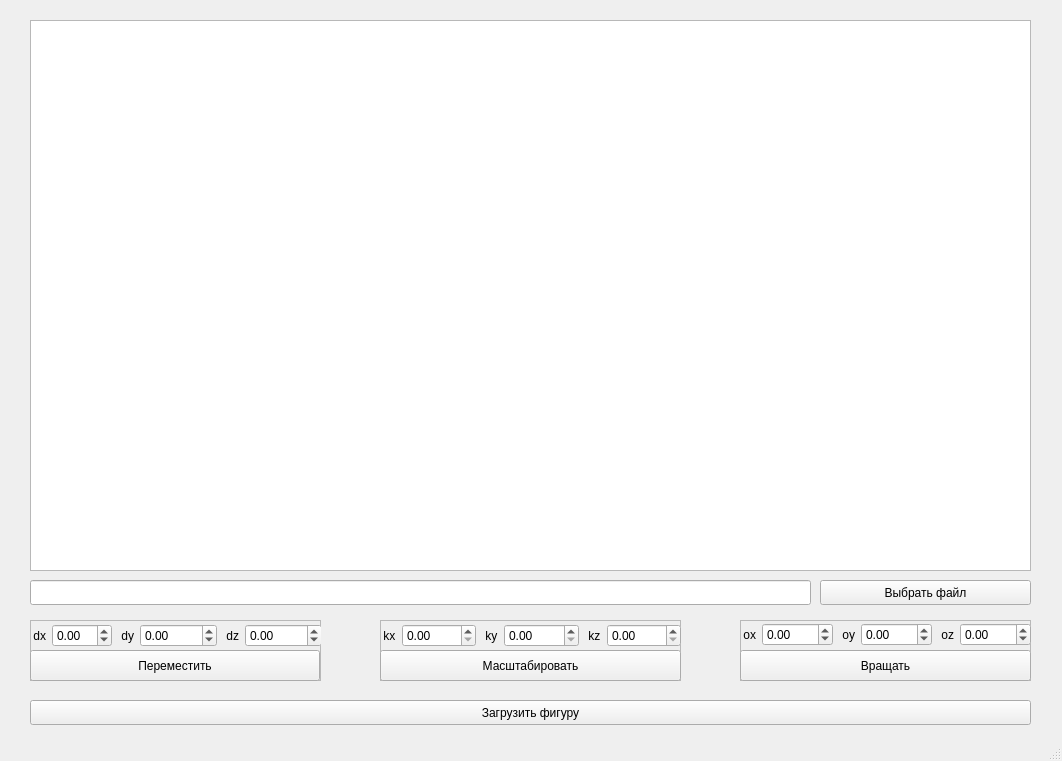
<?xml version="1.0" encoding="UTF-8"?>
<ui version="4.0">
 <class>MainWindow</class>
 <widget class="QMainWindow" name="MainWindow">
  <property name="geometry">
   <rect>
    <x>0</x>
    <y>0</y>
    <width>1062</width>
    <height>761</height>
   </rect>
  </property>
  <property name="sizePolicy">
   <sizepolicy hsizetype="Preferred" vsizetype="Preferred">
    <horstretch>0</horstretch>
    <verstretch>0</verstretch>
   </sizepolicy>
  </property>
  <property name="windowTitle">
   <string>MainWindow</string>
  </property>
  <widget class="QWidget" name="centralwidget">
   <widget class="QGraphicsView" name="graphicsView">
    <property name="geometry">
     <rect>
      <x>30</x>
      <y>20</y>
      <width>1001</width>
      <height>551</height>
     </rect>
    </property>
   </widget>
   <widget class="QPushButton" name="load_button">
    <property name="geometry">
     <rect>
      <x>30</x>
      <y>700</y>
      <width>1001</width>
      <height>25</height>
     </rect>
    </property>
    <property name="text">
     <string>Загрузить фигуру</string>
    </property>
   </widget>
   <widget class="QFrame" name="frame">
    <property name="geometry">
     <rect>
      <x>30</x>
      <y>620</y>
      <width>291</width>
      <height>61</height>
     </rect>
    </property>
    <property name="frameShape">
     <enum>QFrame::StyledPanel</enum>
    </property>
    <property name="frameShadow">
     <enum>QFrame::Raised</enum>
    </property>
    <widget class="QPushButton" name="move_button">
     <property name="geometry">
      <rect>
       <x>0</x>
       <y>30</y>
       <width>290</width>
       <height>31</height>
      </rect>
     </property>
     <property name="text">
      <string>Переместить</string>
     </property>
    </widget>
    <widget class="QWidget" name="gridLayoutWidget">
     <property name="geometry">
      <rect>
       <x>0</x>
       <y>0</y>
       <width>291</width>
       <height>31</height>
      </rect>
     </property>
     <layout class="QGridLayout" name="gridLayout">
      <item row="0" column="5">
       <widget class="QLabel" name="label_3">
        <property name="text">
         <string> dz</string>
        </property>
       </widget>
      </item>
      <item row="0" column="6">
       <widget class="QDoubleSpinBox" name="dz_box">
        <property name="minimum">
         <double>-99999999999999991611392.000000000000000</double>
        </property>
        <property name="maximum">
         <double>10000000000000000.000000000000000</double>
        </property>
       </widget>
      </item>
      <item row="0" column="4">
       <widget class="QDoubleSpinBox" name="dy_box">
        <property name="minimum">
         <double>-10000000000000000000000.000000000000000</double>
        </property>
        <property name="maximum">
         <double>10000000000000000000000.000000000000000</double>
        </property>
       </widget>
      </item>
      <item row="0" column="1">
       <widget class="QDoubleSpinBox" name="dx_box">
        <property name="sizePolicy">
         <sizepolicy hsizetype="Fixed" vsizetype="Fixed">
          <horstretch>0</horstretch>
          <verstretch>0</verstretch>
         </sizepolicy>
        </property>
        <property name="maximumSize">
         <size>
          <width>60</width>
          <height>16777215</height>
         </size>
        </property>
        <property name="minimum">
         <double>-10000000000000000.000000000000000</double>
        </property>
        <property name="maximum">
         <double>10000000000000000.000000000000000</double>
        </property>
       </widget>
      </item>
      <item row="0" column="0">
       <widget class="QLabel" name="label">
        <property name="text">
         <string> dx</string>
        </property>
       </widget>
      </item>
      <item row="0" column="2" colspan="2">
       <widget class="QLabel" name="label_2">
        <property name="maximumSize">
         <size>
          <width>50</width>
          <height>16777215</height>
         </size>
        </property>
        <property name="text">
         <string> dy</string>
        </property>
       </widget>
      </item>
     </layout>
    </widget>
   </widget>
   <widget class="QFrame" name="frame_2">
    <property name="geometry">
     <rect>
      <x>380</x>
      <y>620</y>
      <width>301</width>
      <height>61</height>
     </rect>
    </property>
    <property name="frameShape">
     <enum>QFrame::StyledPanel</enum>
    </property>
    <property name="frameShadow">
     <enum>QFrame::Raised</enum>
    </property>
    <widget class="QPushButton" name="scale_button">
     <property name="geometry">
      <rect>
       <x>0</x>
       <y>30</y>
       <width>301</width>
       <height>31</height>
      </rect>
     </property>
     <property name="text">
      <string>Масштабировать</string>
     </property>
    </widget>
    <widget class="QWidget" name="gridLayoutWidget_2">
     <property name="geometry">
      <rect>
       <x>0</x>
       <y>0</y>
       <width>301</width>
       <height>31</height>
      </rect>
     </property>
     <layout class="QGridLayout" name="gridLayout_2">
      <item row="0" column="4">
       <widget class="QLabel" name="label_6">
        <property name="text">
         <string> kz</string>
        </property>
       </widget>
      </item>
      <item row="0" column="3">
       <widget class="QDoubleSpinBox" name="ky_box">
        <property name="minimum">
         <double>0.000000000000000</double>
        </property>
        <property name="maximum">
         <double>10000000000000000000000.000000000000000</double>
        </property>
       </widget>
      </item>
      <item row="0" column="0">
       <widget class="QLabel" name="label_4">
        <property name="text">
         <string> kx</string>
        </property>
       </widget>
      </item>
      <item row="0" column="1">
       <widget class="QDoubleSpinBox" name="kx_box">
        <property name="minimum">
         <double>0.000000000000000</double>
        </property>
        <property name="maximum">
         <double>10000000000000000.000000000000000</double>
        </property>
       </widget>
      </item>
      <item row="0" column="2">
       <widget class="QLabel" name="label_5">
        <property name="text">
         <string> ky</string>
        </property>
       </widget>
      </item>
      <item row="0" column="5">
       <widget class="QDoubleSpinBox" name="kz_box">
        <property name="minimum">
         <double>0.000000000000000</double>
        </property>
        <property name="maximum">
         <double>10000000000000000.000000000000000</double>
        </property>
       </widget>
      </item>
     </layout>
    </widget>
   </widget>
   <widget class="QFrame" name="frame_3">
    <property name="geometry">
     <rect>
      <x>740</x>
      <y>620</y>
      <width>291</width>
      <height>61</height>
     </rect>
    </property>
    <property name="frameShape">
     <enum>QFrame::StyledPanel</enum>
    </property>
    <property name="frameShadow">
     <enum>QFrame::Raised</enum>
    </property>
    <widget class="QPushButton" name="rotate_button">
     <property name="geometry">
      <rect>
       <x>0</x>
       <y>30</y>
       <width>291</width>
       <height>31</height>
      </rect>
     </property>
     <property name="text">
      <string>Вращать</string>
     </property>
    </widget>
    <widget class="QWidget" name="gridLayoutWidget_4">
     <property name="geometry">
      <rect>
       <x>0</x>
       <y>-1</y>
       <width>291</width>
       <height>31</height>
      </rect>
     </property>
     <layout class="QGridLayout" name="gridLayout_4">
      <item row="0" column="4">
       <widget class="QLabel" name="label_10">
        <property name="text">
         <string> oz</string>
        </property>
       </widget>
      </item>
      <item row="0" column="3">
       <widget class="QDoubleSpinBox" name="oy_box">
        <property name="minimum">
         <double>-10000000000000000000000.000000000000000</double>
        </property>
        <property name="maximum">
         <double>10000000000000000000000.000000000000000</double>
        </property>
       </widget>
      </item>
      <item row="0" column="0">
       <widget class="QLabel" name="label_11">
        <property name="text">
         <string> ox</string>
        </property>
       </widget>
      </item>
      <item row="0" column="1">
       <widget class="QDoubleSpinBox" name="ox_box">
        <property name="minimum">
         <double>-10000000000000000.000000000000000</double>
        </property>
        <property name="maximum">
         <double>10000000000000000.000000000000000</double>
        </property>
       </widget>
      </item>
      <item row="0" column="2">
       <widget class="QLabel" name="label_12">
        <property name="text">
         <string> oy</string>
        </property>
       </widget>
      </item>
      <item row="0" column="5">
       <widget class="QDoubleSpinBox" name="oz_box">
        <property name="minimum">
         <double>-99999999999999991611392.000000000000000</double>
        </property>
        <property name="maximum">
         <double>10000000000000000.000000000000000</double>
        </property>
       </widget>
      </item>
     </layout>
    </widget>
   </widget>
   <widget class="QLineEdit" name="path_line">
    <property name="geometry">
     <rect>
      <x>30</x>
      <y>580</y>
      <width>781</width>
      <height>25</height>
     </rect>
    </property>
    <property name="cursor">
     <cursorShape>ForbiddenCursor</cursorShape>
    </property>
    <property name="focusPolicy">
     <enum>Qt::NoFocus</enum>
    </property>
    <property name="contextMenuPolicy">
     <enum>Qt::NoContextMenu</enum>
    </property>
    <property name="inputMethodHints">
     <set>Qt::ImhNone</set>
    </property>
   </widget>
   <widget class="QPushButton" name="choose_file_button">
    <property name="geometry">
     <rect>
      <x>820</x>
      <y>580</y>
      <width>211</width>
      <height>25</height>
     </rect>
    </property>
    <property name="text">
     <string>Выбрать файл</string>
    </property>
   </widget>
  </widget>
  <widget class="QStatusBar" name="statusbar"/>
 </widget>
 <resources/>
 <connections/>
</ui>
